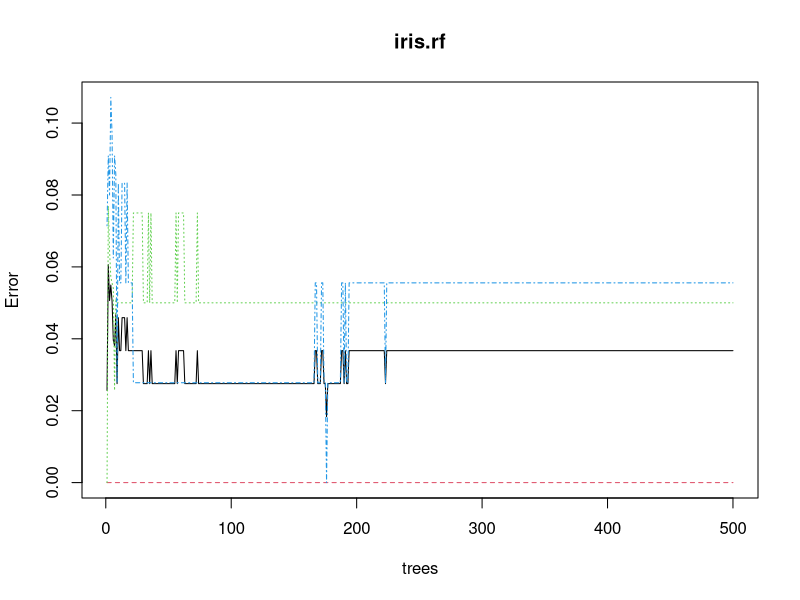
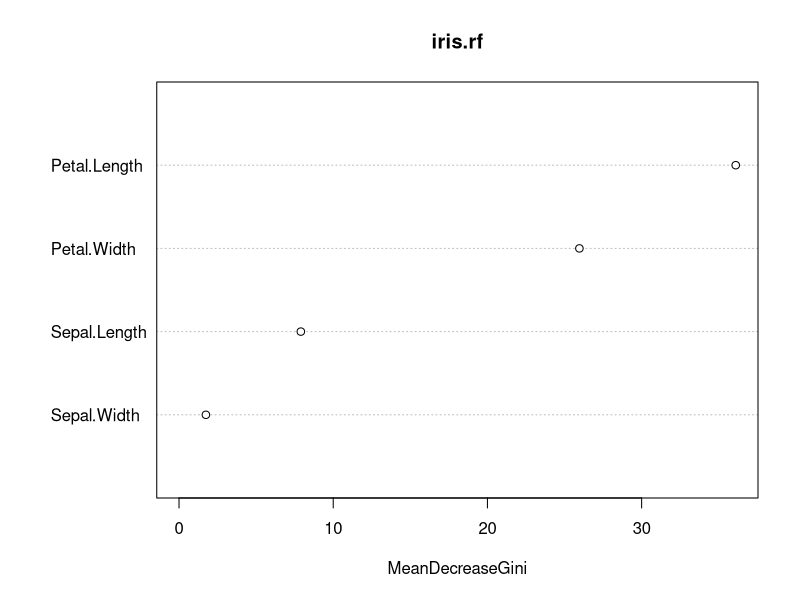

The R source for these figures, in order:
# Ensembles.R - Random Forest(Ensemble)

# ==========================================================
# Install and load packages as needed
# ==========================================================

install.packages("randomForest")  # Install randomForest
library(datasets)                 # Load built-in datasets 
library(randomForest)             # Load randomForest

# ==========================================================
# Classification tree
# ==========================================================

# Use "iris" from built-in datasets

head(iris)  # Show first six cases

# Split data into training set (2/3) and testing set (1/3)
set.seed(16103)  # Random seed ; consistency of randomness
iris.split <- sample(2, nrow(iris), 
                     replace = TRUE,
                     prob = c(2/3, 1/3))
iris.train <- iris[iris.split == 1, ]
iris.test  <- iris[iris.split == 2, ]

# Compute random forest of decision trees
set.seed(5972)                              # Random seed
iris.rf <- randomForest(Species ~ .,        # Use all var
                        data = iris.train,  # Data
                        ntree = 500,        # Num trees
                        proximity = TRUE)   # Compute prox

# Check model on training set
print(iris.rf)       # Results with classification table
plot(iris.rf)        # Plot of error by number of trees
importance(iris.rf)  # Table of variable importance
varImpPlot(iris.rf)  # Plot of variable importance #See whats important indicator

# Use model on testing data
iris.pred <- predict(iris.rf, newdata = iris.test)
table(iris.pred, iris.test$Species)

# ==========================================================
# Clean up
# ==========================================================

# Clear workspace
rm(list = ls()) 

# Unload packages
detach("package:datasets", unload = TRUE)
detach("package:randomForest", unload = TRUE)

# Clear plots
dev.off()

# Clear console
cat("\014")  # ctrl+L
